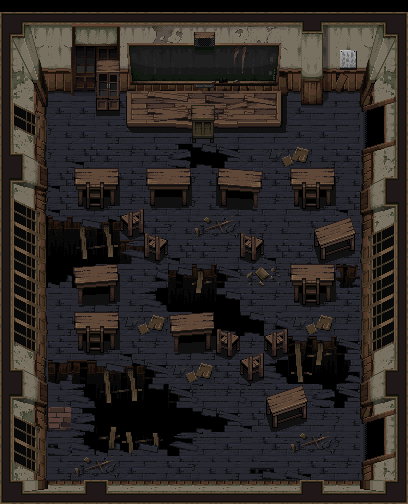

Below is a game level as drawn by its tile map, then a one-line description and the .tmx that defines it (tile-layer data replaced by summaries):
An orthogonal 17x21 tile map with 24x24 px tiles, 1 tile layer (Class 1A_resized).

<map version="1.0" tiledversion="1.0.3" orientation="orthogonal" renderorder="right-down" width="17" height="21" tilewidth="24" tileheight="24" nextobjectid="1">
 <tileset firstgid="1" name="Class 1A" tilewidth="24" tileheight="24" tilecount="357" columns="17">
  <image source="Class 1A-Tileset.png" width="408" height="504" />
 </tileset>
 <layer name="Class 1A_resized" width="17" height="21">
  <data>[357 cells, 357 non-empty, 212 distinct tile ids]</data>
 </layer>
</map>
